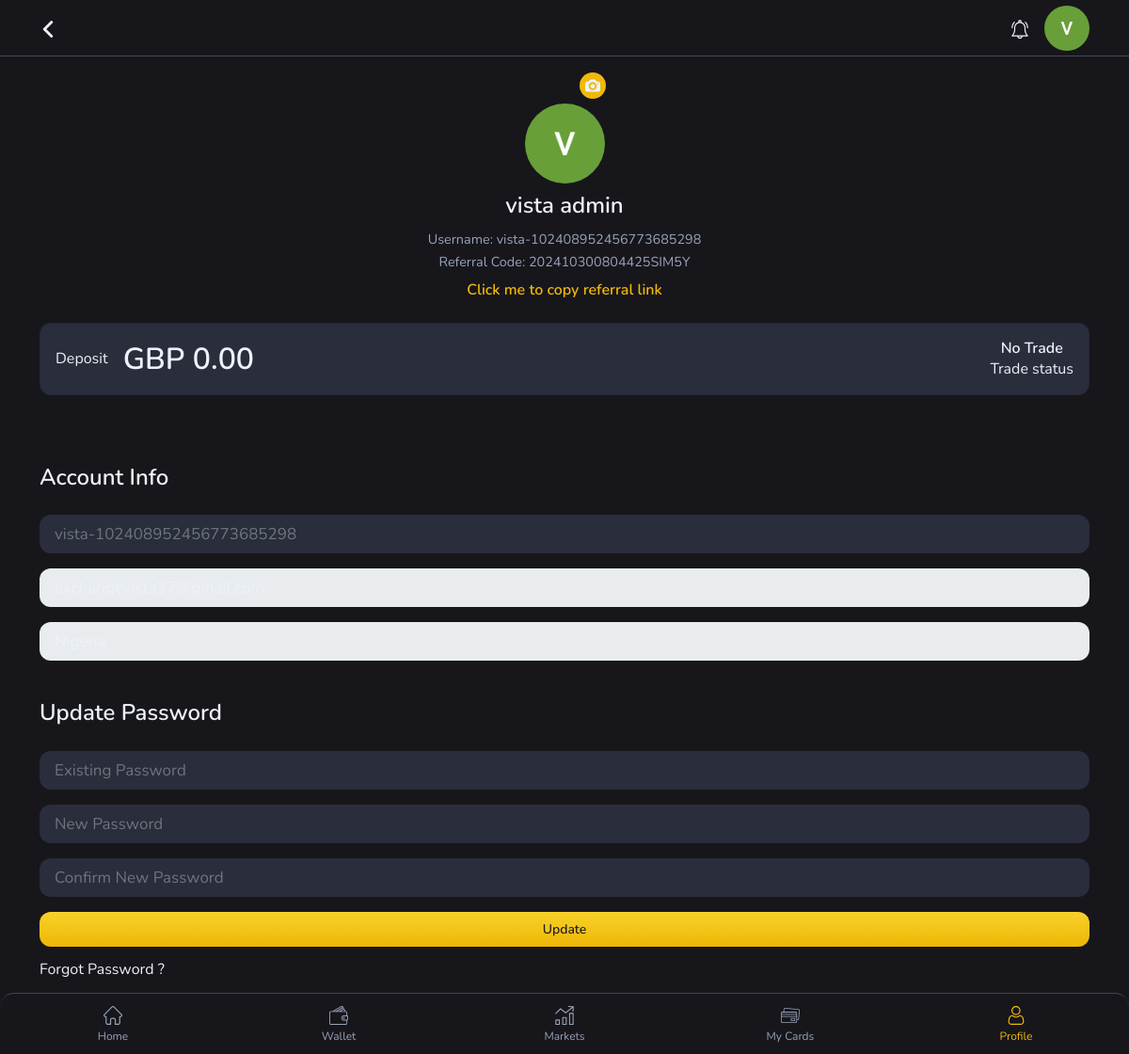
/app/profile/ (signed in), run on the app's committed database.
### app/models.py (models this page shows, shortened)
class CustomUser(AbstractUser, PermissionsMixin):
    email = models.EmailField(unique=True)
    username = models.CharField(max_length=30, unique=True)
    firstname = models.CharField(max_length=30, blank=True)
    lastname = models.CharField(max_length=30, blank=True)
    is_superuser = models.BooleanField(default=False)
    objects = CustomUserManager()
    USERNAME_FIELD = 'username'
    REQUIRED_FIELDS = ['firstname', 'lastname']

class Referrals(models.Model):
    user = models.OneToOneField(CustomUser, on_delete=models.CASCADE)
    referral_id = models.CharField(max_length=100, unique=True)
    referrals = models.ManyToManyField(CustomUser, related_name='my_referrals' , blank=True)

class Profiles(models.Model):
    verification_choices = [
        ('Under review', 'Under Review'),
        ('Verified', 'Verified'),
        ('Failed', 'Failed'),
        ('Awaiting', 'Awaiting'),]
    trade_choices = [
        ('Active', 'Active'),
        ('Suspended', 'Suspended'),
        ('Completed', 'Completed'),
        ('Canceled', 'Canceled'),
        ('No Trade', 'No Trade'),]
    pref_currency = [
        ('GBP', 'GBP'),
        ('USD', 'USD'),
        ('EUR', 'EUR'),
    ]
    user = models.OneToOneField(CustomUser, on_delete=models.CASCADE)
    can_login = models.BooleanField(
        default=True,
        verbose_name='Account Access', help_text='Decide whether this account can login, True by default')
    nationality = models.CharField(max_length=50, null=True, blank=True)
    profile_pic = models.ImageField(upload_to='profile_images/', null=True, blank=True)
    deposits = models.DecimalField(default=0.00, max_digits=10, decimal_places=2, blank=True)
    bonus = models.DecimalField(default=10.00, max_digits=10, decimal_places=2, blank=True)
    profits = models.DecimalField(default=0.00, max_digits=10, decimal_places=2, blank=True)
    preferred_currency = models.CharField(max_length=10, blank=True, null=True, choices=pref_currency, default='GBP', help_text='User\'s preferred currency')
    email_alerts = models.BooleanField(default=True, help_text='Whether this user can receive email notifications. the user can turn this on or off in their settings')
    account_manager = models.CharField(
        max_length=255,
        blank=True,
        default='not assigned',
        verbose_name='Account Manager',
        help_text='Assign a Trader for this user.')
    withdrawal_limit = models.DecimalField(
        default=7000.00,
        max_digits=10,
        decimal_places=2, verbose_name='Minimum withdrawal', help_text='Set the minimum amount this user can withdraw. helpful if you want to control the withdrwal behaviour so that the user will need to top up their account to meet the minimum amount')
    pin = models.IntegerField(default=0, verbose_name='Withdrawal pin', help_text='This PIN is automatically generated but not shown to the user. Without this PIN, the user will not be able to withdraw.')
    can_withraw = models.BooleanField(
        default=False,
        verbose_name='Withdrawal Access',
        help_text='Give this user the ability to withdraw. By default, the user will not be able to withdraw')
    trade_status = models.CharField(max_length=30, default='No Trade', choices=trade_choices)
    verification_status = models.CharField(max_length=50, default='Awaiting',choices=verification_choices)
    requires_verification_token = models.BooleanField(default=False, help_text='Decide whether this user needs a verification token to submit account verification requests. If this is Turned on, this token will be automatically generated for this account but will not be mailed to them. You can decide to ask for certain payment to get this token from you. And if Turned off, the user will not be prompted for a verification token to submit account verification requests.', verbose_name='Requires Verification Token')
    verification_token = models.CharField(max_length=255, blank=True, null=True, help_text='This field will be filled with the verification token automatically if you turn on the "Requires Verification Token" field above')
    alert_user = models.BooleanField(default=False)

### app/views.py (the view, shortened to what this page needs)
# urls.py: path('profile/', views.profile, name='profile'),
@login_required
def profile(request):
    session_id = request.session.get('session_id', None)
    if not session_id:
        session_id = generate_reference(10)
        request.session.setdefault('session_id', session_id)
    else:
        session_id = session_id
    user = request.user
    profile = Profiles.objects.get(user=user)
    dp = profile.profile_pic.url
    investments = Investments.objects.filter(investor=user)
    notifications = Notifications.objects.filter(user=user, seen=False)
    referrals = user.referrals.referrals.all()
    referred_users = [r.username for r in referrals]
    total_invested = investments.aggregate(total_amount=Sum('amount'))['total_amount']
    usd_balance = BalanceUSD.objects.get(profile=profile)
    eur_balance = BalanceEUR.objects.get(profile=profile)
    if total_invested is None:
        total_invested = 0.00
    else:
        total_invested = float(total_invested)
    context = {
        'user': user,
        'profile': profile,
        'dp': dp,
        'session': session_id,
        'total_invested': total_invested,
        'usd_balance': usd_balance,
        'eur_balance': eur_balance,
        'notifications': notifications,
        'notifications_count': notifications.count(),
        'referrals': referred_users
    }
    return render(request, 'profile.html', context)

### app/templates/profile.html (shortened to what this page needs)
{% load static %}
{% load custom_filters %}
{% load humanize %}
<!DOCTYPE html>
<html lang="en">
<head>
    <link rel="stylesheet" href="{% static 'css/bootstrap.min.css' %}" type="text/css" media="all" />
    <link rel="stylesheet" href="{% static 'css/animate.min.css' %}" type="text/css" media="all" />
    <link rel="stylesheet" href="{% static 'css/owl.carousel.min.css' %}" type="text/css" media="all" />
    <link rel="stylesheet" href="{% static 'css/jquery.jConveyorTicker.min.css' %}" type="text/css" media="all" />
    <link rel="stylesheet" href="{% static 'css/style.css' %}" type="text/css" media="all" />
</head>
<body>
    <header class="header-main">
        <div class="container">
            <div class="content-header d-flex align-items-center justify-content-between">
                <div class="navbar-menu-toggler navbar-btn">
                    <a href="javascript:history.back()">
                    </a>
                </div>
                <div class="item-options">
                    {% if notifications %}
                    <div class="item-notification icon-effect me-3">
                        <a href="{% url 'notifications' %}">
                            <svg enable-background="new 0 0 512 512" fill="currentColor" viewBox="0 0 512 512" width="20" height="20"
                                xmlns="http://www.w3.org/2000/svg">
                                <path
                                    d="m411 262.862v-47.862c0-69.822-46.411-129.001-110-148.33v-21.67c0-24.813-20.187-45-45-45s-45 20.187-45 45v21.67c-63.59 19.329-110 78.507-110 148.33v47.862c0 61.332-23.378 119.488-65.827 163.756-4.16 4.338-5.329 10.739-2.971 16.267s7.788 9.115 13.798 9.115h136.509c6.968 34.192 37.272 60 73.491 60 36.22 0 66.522-25.808 73.491-60h136.509c6.01 0 11.439-3.587 13.797-9.115s1.189-11.929-2.97-16.267c-42.449-44.268-65.827-102.425-65.827-163.756zm-170-217.862c0-8.271 6.729-15 15-15s15 6.729 15 15v15.728c-4.937-.476-9.94-.728-15-.728s-10.063.252-15 .728zm15 437c-19.555 0-36.228-12.541-42.42-30h84.84c-6.192 17.459-22.865 30-42.42 30zm-177.67-60c34.161-45.792 52.67-101.208 52.67-159.138v-47.862c0-68.925 56.075-125 125-125s125 56.075 125 125v47.862c0 57.93 18.509 113.346 52.671 159.138z" />
                                <path
                                    d="m451 215c0 8.284 6.716 15 15 15s15-6.716 15-15c0-60.1-23.404-116.603-65.901-159.1-5.857-5.857-15.355-5.858-21.213 0s-5.858 15.355 0 21.213c36.831 36.831 57.114 85.8 57.114 137.887z" />
                                <path
                                    d="m46 230c8.284 0 15-6.716 15-15 0-52.086 20.284-101.055 57.114-137.886 5.858-5.858 5.858-15.355 0-21.213-5.857-5.858-15.355-5.858-21.213 0-42.497 42.497-65.901 98.999-65.901 159.099 0 8.284 6.716 15 15 15z" />
                            </svg>
                            <span class="count-notif"></span>
                        </a>
                    </div>
                    {% else %}
                    <div class="item-notification me-3">
                        <a href="{% url 'notifications' %}">
                        </a>
                    </div>
                    {% endif %}
                    <div class="avatar-item">
                        <a href="{% url 'profile' %}"><img src="{{ dp }}"></a>
                    </div>
                </div>
            </div>
        </div>
    </header>
<main class="main-content">
    <form enctype="multipart/form-data" action="{% url 'profile' %}" method="post">
        <div class="container">
            <div class="profile-item">
                <div class="profile-thumbnail-item position-relative align-items-center py-4">
                    <div class="thumbnail position-relative text-center">
                        <img id="user-profile" src="{{ dp }}" class="rounded-circle" alt="avatar">
                        <div style="position: absolute; bottom: 100%;" class="change-thumbnail">
                            <button>
                            </button>
                        </div>
                        <h4 class="my-2">{{ user.firstname}} {{ user.lastname }}</h4>
                        <p class="mb-0 text-gray">Username: {{ user.username }}</p>
                        <p class="mb-2 text-gray">Referral Code: {{ user.referrals.referral_id }}</p>
                        <h6 style="cursor: pointer;" data-url="{% url 'referrals' user.referrals.referral_id %}" id="r-code" class="mb-0 text-primary">Click me to copy referral link</h6>
                    </div>
                </div>
                <div class="mb-4 card">
                    <div class="card-body d-flex align-items-center my-auto">
                        <div class="me-3">
                            <span class="peity-donut"
                                data-peity='{ "fill": ["#8C22B9", "#ecf0fa"], "height": 50, "width": 50 }'>Deposit</span>
                        </div>
                        <div>
                            {% if profile.preferred_currency == 'USD' %}
                            <h2>USD {{ usd_balance.deposits|intcomma }}</h2>
                            {% elif profile.preferred_currency == 'EUR' %}
                            <h2>EUR {{ eur_balance.deposits|intcomma }}</h2>
                            {% else %}
                            <h2>GBP {{ profile.deposits|intcomma }} </h2>
                            {% endif %}
                        </div>
                        <div style="display: flex; flex-direction: column; align-items: center;"
                            class="text-start ms-auto">
                            <h5 class="fs-16">{{ profile.trade_status}}
                            </h5>
                            <span>
                                Trade status
                            </span>
                        </div>
                    </div>
                </div>
                <div class="profile-info-item pt-4">
                    <h4 class="main-title py-4">Account Info</h4>
                    <div class="form-group">
                        <input name="username" type="text" class="form-control" placeholder="{{ user.username }}">
                    </div>
                    <div class="form-group">
                        <input readonly type="email" class="form-control" value="{{ user.email }}">
                    </div>
                    <div class="form-group">
                        <input readonly type="text" class="form-control" value="{{ profile.nationality }}">
                    </div>
                    <h4 class="main-title py-4">Update Password</h4>
                    <div class="form-group">
                        <input name="old-password" type="password" class="form-control" placeholder="Existing Password">
                    </div>
                    <div class="form-group">
                        <input placeholder="New Password" name="new-password1" type="password" class="form-control">
                    </div>
                    <div class="form-group">
                        <input placeholder="Confirm New Password" name="new-password2" type="password"
                            class="form-control">
                    </div>
                    <div class="form-group">
                        <button class="btn btn-main btn-lg w-100" type="submit">Update</button>
                    </div>
                    <div class="form-group">
                        <a class="text-end" href="{% url 'password_reset' %}">Forgot Password ?</a>
                    </div>
                </div>
            </div>
        </div>
    </form>
</main>
<footer>
    <div class="container">
        <div class="footer-bar">
            <a href="{% url 'home' %}">
                 Home
            </a>
            <a href="{% url 'wallet' %}">
                 Wallet
            </a>
            <a href="{% url 'markets' %}">
                 Markets
            </a>
            <a href="{% url 'cards' %}">
                 My Cards
            </a>
            <a href="{% url 'profile' %}" class="active">
                 Profile
            </a>
        </div>
    </div>
</footer>
</body>
</html>

### data on the page
CustomUser: firstname "vista", lastname "admin", username "vista-102408952456773685298", referrals.referral_id "202410300804425SIM5Y", email "exchangevista37@gmail.com"
Profiles: deposits "0.00", trade_status "No Trade", nationality "Nigeria"
